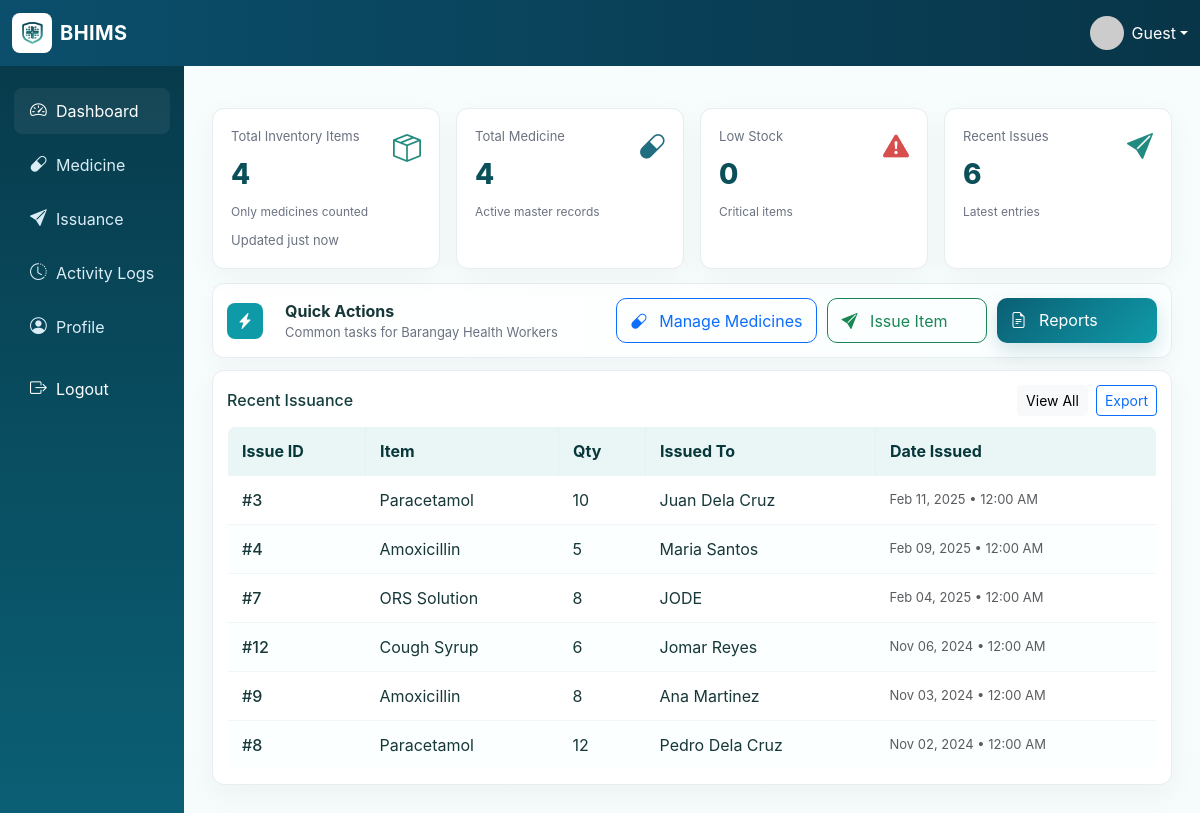
Before: /dashboard.php with the older database file.
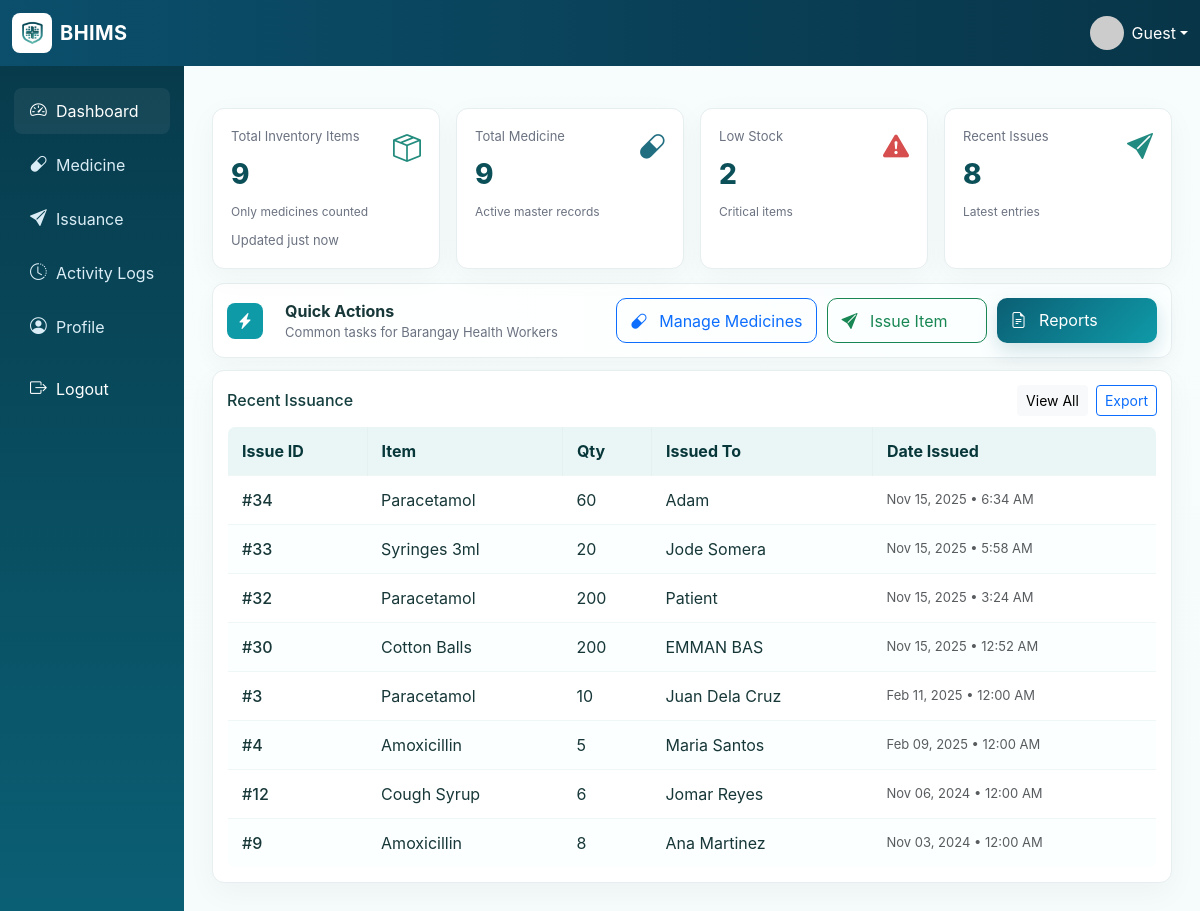
After: the same page with the newer database file.
### tables this page shows
CREATE TABLE `issuance` (
  `issue_id` int(11) NOT NULL,
  `category` enum('Medicine','Supply') DEFAULT NULL,
  `item_code` varchar(100) DEFAULT NULL,
  `item_name` varchar(255) DEFAULT NULL,
  `quantity_issued` int(11) DEFAULT NULL,
  `issued_to` varchar(255) DEFAULT NULL,
  `purpose` text DEFAULT NULL,
  `issued_by` int(11) DEFAULT NULL,
  `date_issued` datetime DEFAULT current_timestamp()
);

### functions.php (called while the page is built, shortened)
<?php
require_once 'config.php';
function count_table($table) {
    global $mysqli;
    $table = $mysqli->real_escape_string($table);
    $res = $mysqli->query("SELECT COUNT(*) as cnt FROM `$table`");
    $r = $res->fetch_assoc();
    return intval($r['cnt']);
}
function low_stock_alerts() {
    global $mysqli;
    $alerts = [];
    $sql = '
      SELECT med_id, item_name,
             COALESCE(quantity,0) AS quantity,
             COALESCE(min_stock,0) AS min_stock
      FROM medicine
      WHERE (min_stock > 0 AND quantity < min_stock)
         OR (COALESCE(min_stock,0) = 0 AND quantity <= 5)
      ORDER BY (min_stock > 0) DESC, (quantity - min_stock) ASC, quantity ASC
    ';
    $stmt = $mysqli->prepare($sql);
    if ($stmt) {
        $stmt->execute();
        $res = $stmt->get_result();
        while ($row = $res->fetch_assoc()) {
            $alerts[] = [
                'type' => 'Medicine',
                'item_name' => $row['item_name'],
                'qty' => (int)$row['quantity'],
                'min_stock' => (int)$row['min_stock'],
                'med_id' => (int)$row['med_id']
            ];
        }
    }
    return $alerts;
}
?>

### dashboard.php (the view, shortened to what the changed rows need)
<?php
require_once 'header.php';
require_once 'functions.php';
$total_med = count_table('medicine');
$total_items = $total_med;
$alerts = low_stock_alerts();
$stmt = $mysqli->prepare(
  'SELECT issue_id, item_name, quantity_issued, issued_to, date_issued
   FROM issuance
   ORDER BY date_issued DESC
   LIMIT 8'
);
if ($stmt === false) {
    $issued = [];
} else {
    $stmt->execute();
    $issued = $stmt->get_result()->fetch_all(MYSQLI_ASSOC);
}
?>
<!doctype html>
<html>
<head>
  <link href="https://cdn.jsdelivr.net/npm/bootstrap@5.3.2/dist/css/bootstrap.min.css" rel="stylesheet">
  <link href="https://cdn.jsdelivr.net/npm/bootstrap-icons@1.10.5/font/bootstrap-icons.css" rel="stylesheet">
</head>
<body>
    <div class="grid" role="region" aria-label="Top metrics">
      <div class="metric-card">
        <div class="metric-top">
          <div>
            <div class="metric-title">Total Inventory Items</div>
            <div class="metric-value"><?php echo (int)$total_items; ?></div>
            <div class="metric-sub muted">Only medicines counted</div>
          </div>
        </div>
      </div>
      <div class="metric-card">
        <div class="metric-top">
          <div>
            <div class="metric-title">Total Medicine</div>
            <div class="metric-value"><?php echo (int)$total_med; ?></div>
            <div class="metric-sub muted">Active master records</div>
          </div>
        </div>
      </div>
      <div class="metric-card">
        <div class="metric-top">
          <div>
            <div class="metric-title">Low Stock</div>
            <div class="metric-value"><?php echo (int)count($alerts); ?></div>
            <div class="metric-sub muted">Critical items</div>
          </div>
        </div>
      </div>
      <div class="metric-card">
        <div class="metric-top">
          <div>
            <div class="metric-title">Recent Issues</div>
            <div class="metric-value"><?php echo (int)count($issued); ?></div>
            <div class="metric-sub muted">Latest entries</div>
          </div>
        </div>
      </div>
    </div>
    <div class="recent-card">
      <div class="table-responsive">
        <table class="clean-table" role="table" aria-label="Recent issuance">
          <thead>
            <tr>
              <th>Issue ID</th>
              <th>Item</th>
              <th>Qty</th>
              <th>Issued To</th>
              <th>Date Issued</th>
            </tr>
          </thead>
          <tbody>
            <?php if (!empty($issued)): ?>
              <?php foreach ($issued as $it): ?>
                <tr>
                  <td class="fw-medium">#<?php echo htmlspecialchars($it['issue_id']); ?></td>
                  <td><?php echo htmlspecialchars($it['item_name']); ?></td>
                  <td><?php echo (int)$it['quantity_issued']; ?></td>
                  <td><?php echo htmlspecialchars($it['issued_to']); ?></td>
                  <td class="text-muted small"><?php echo date("M d, Y • g:i A", strtotime($it['date_issued'])); ?></td>
                </tr>
              <?php endforeach; ?>
            <?php else: ?>
              <tr><td colspan="5" class="text-center muted py-4">No recent issuance.</td></tr>
            <?php endif; ?>
          </tbody>
        </table>
      </div>
    </div>
</body>
</html>

Changed rows visible on the page:
removed issuance: issue_id "7", item_name "ORS Solution", quantity_issued "8", issued_to "JODE", date_issued "Feb 04, 2025 • 12:00 AM"
no longer on this page (row unchanged): issuance: issue_id "8", item_name "Paracetamol", quantity_issued "12", issued_to "Pedro Dela Cruz", date_issued "Nov 02, 2024 • 12:00 AM"
added issuance: issue_id "34", item_name "Paracetamol", quantity_issued "60", issued_to "Adam", date_issued "Nov 15, 2025 • 6:34 AM"
added issuance: issue_id "33", item_name "Syringes 3ml", quantity_issued "20", issued_to "Jode Somera", date_issued "Nov 15, 2025 • 5:58 AM"
added issuance: issue_id "32", item_name "Paracetamol", quantity_issued "200", issued_to "Patient", date_issued "Nov 15, 2025 • 3:24 AM"
added issuance: issue_id "30", item_name "Cotton Balls", quantity_issued "200", issued_to "EMMAN BAS", date_issued "Nov 15, 2025 • 12:52 AM"
Other visible differences:
$total_items: "4" → "9"
$total_med: "4" → "9"
count($alerts): "0" → "2"
count($issued): "6" → "8"
